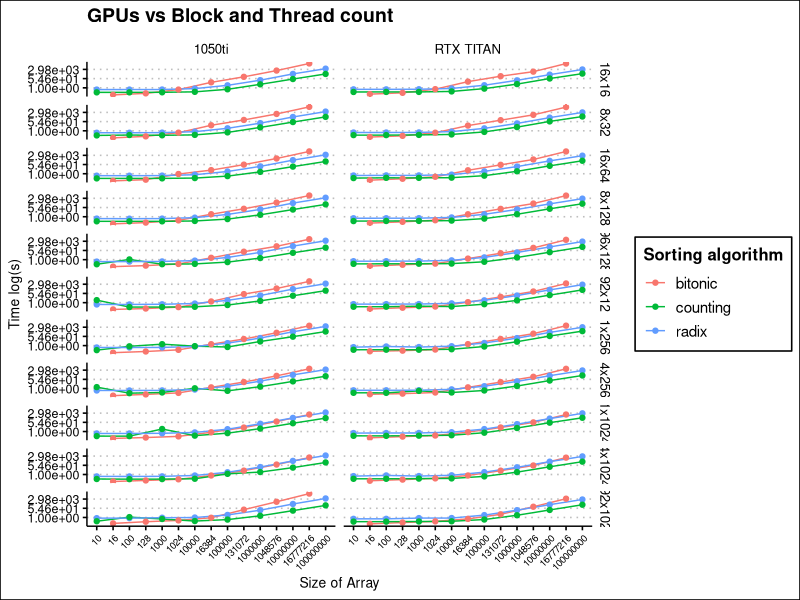
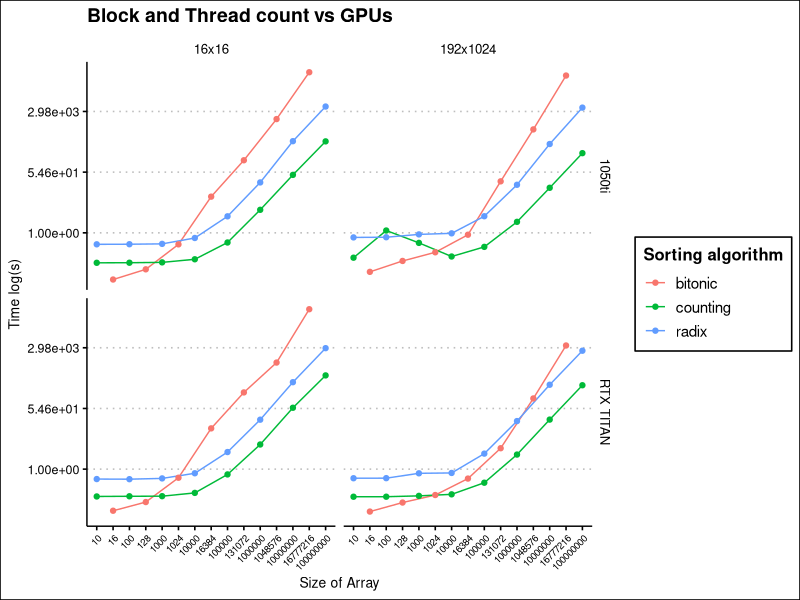
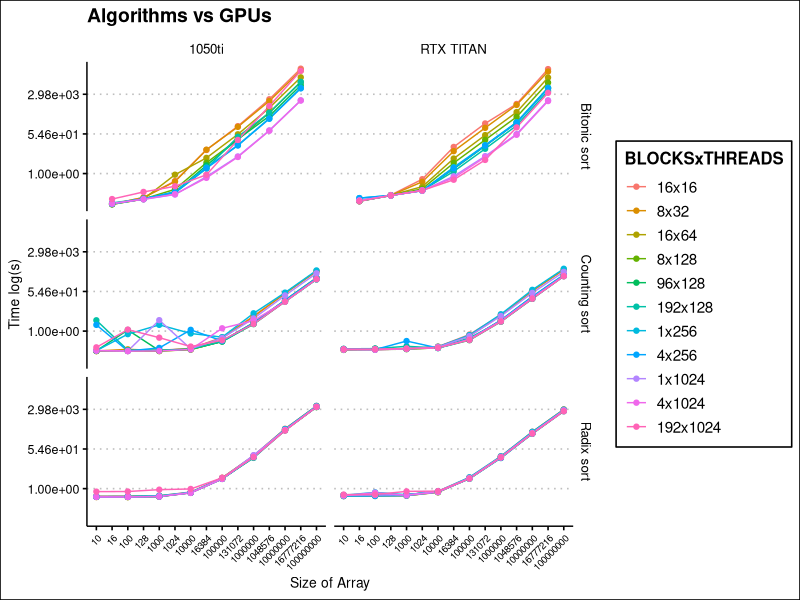
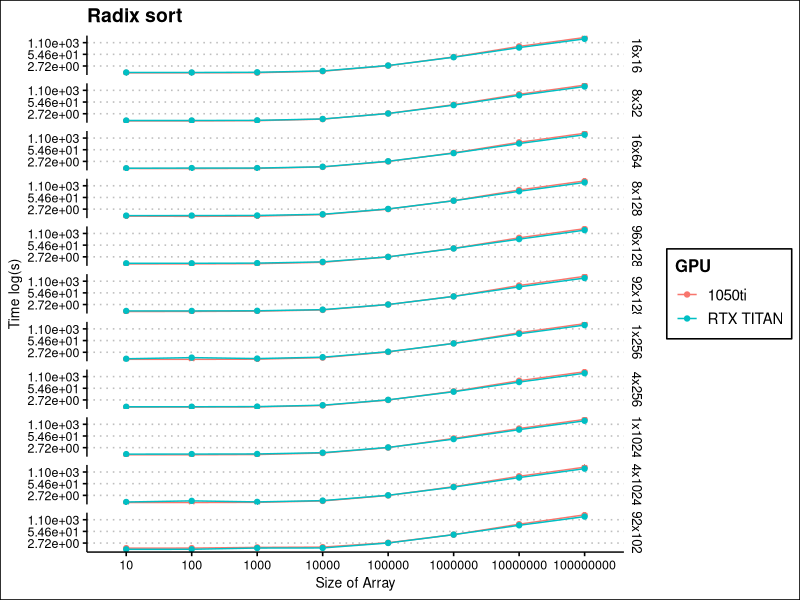
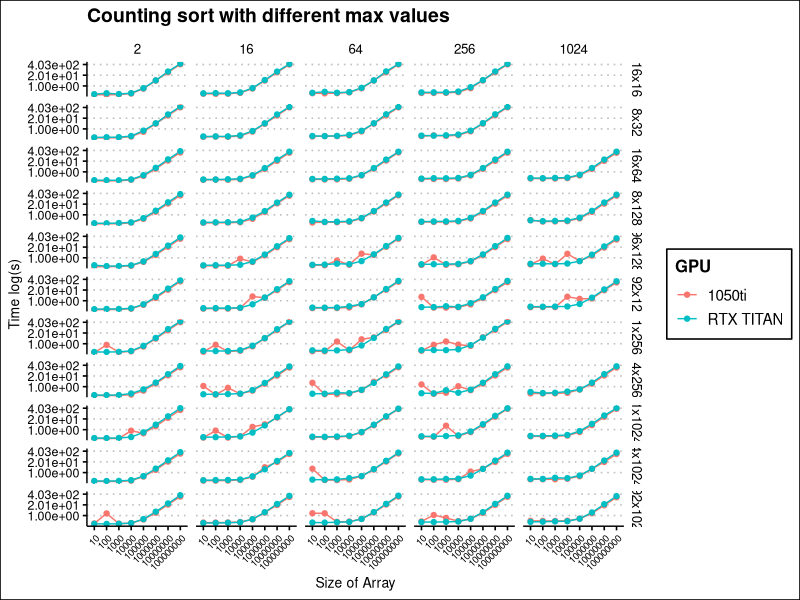
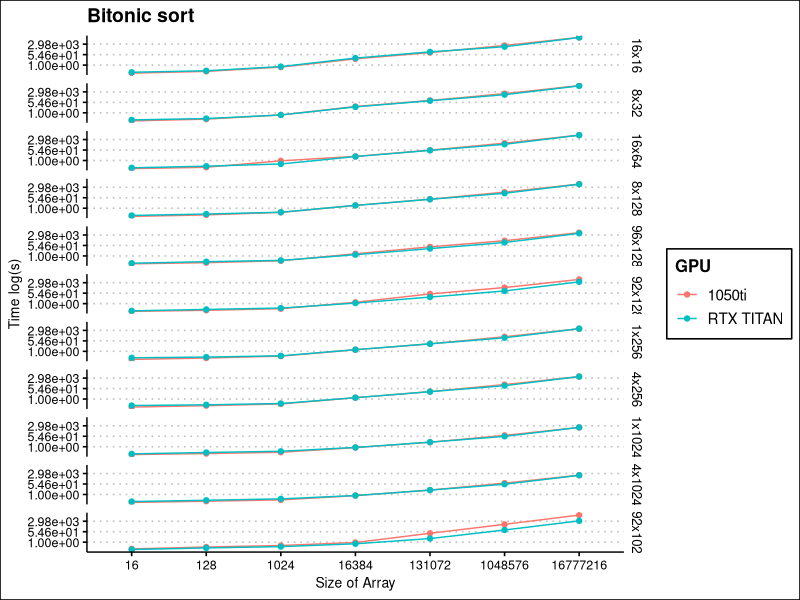
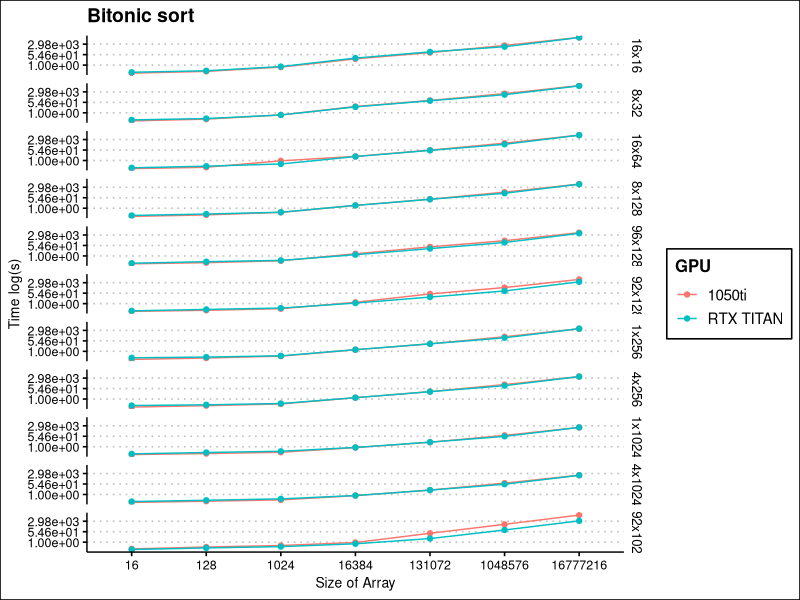

Write R code to recreate these figures, in order.
library(tidyr)
library(ggplot2)
library(ggthemes)
library(tibble)
library(dplyr)
library(patchwork)
library(scales)
library(forcats)

theme_set(theme_clean())
# theme_set(theme_gdocs())

data1 <- read.csv("./results_1.csv", header = TRUE)
data2 <- read.csv("./results_2.csv", header = TRUE)
raw_data <- rbind(data1, data2)

# data <- gather(threads, ) %>%
# data <- gather(data, variable, value, sddm_time, diag_max_time, create_time, b_min_reduce_time) %>%
# data <- pivot_longer(data, c(sddm_time, diag_max_time, create_time, b_min_reduce_time, b_min_critical_time, b_min_tree_time), names_to = "variable", values_to = "value") %>%

# threads <- gather(data, variable, value, sddm_time, diag_max_time, create_time, b_min_reduce_time) %>%
# data <- gather(data, variable, value, limit) %>%
#     select(variable, value, threads)

# data <- data[data$elements > 10000, ]

facet_labs <- c(
    "radix" = "Radix sort",
    "bitonic" = "Bitonic sort",
    "counting" = "Counting sort",
    "1050ti" = "1050ti",
    "RTX TITAN" = "RTX TITAN",
    "16x16" = "16x16",
    "8x32" = "8x32",
    "16x64" = "16x64",
    "8x128" = "8x128",
    "96x128" = "96x128",
    "192x128" = "192x128",
    "1x256" = "1x256",
    "4x256" = "4x256",
    "1x1024" = "1x1024",
    "4x1024" = "4x1024",
    "192x1024" = "192x1024",
    "2" = "2",
    "16" = "16",
    "64" = "64",
    "256" = "256",
    "1024" = "1024"
)

# my_theme <- theme(
#     # legend.position = c(.05, .85),
#     legend.position = "right",
#     legend.key.size = unit(.5, "cm"),
#     legend.text = element_text(size = 7)
# )
# , labeller = as_labeller(facet_labs)

raw_data$method <- factor(raw_data$method)
raw_data$size <- factor(raw_data$size)
raw_data$blocks <- factor(raw_data$blocks)
raw_data$threads <- factor(raw_data$threads)
raw_data$gpu <- factor(raw_data$gpu)
raw_data$block_threads <- with(raw_data, interaction(blocks, threads, sep = "x"))

data1 <- raw_data[raw_data$max_value %in% c(256, -1), ]
data1$max_value <- factor(data1$max_value)


graph_all <- ggplot(data = data1,
                    aes(x = size, y = time, color = method, group = method)) +
    facet_grid(block_threads ~ gpu, labeller = as_labeller(facet_labs)) +
    # facet_grid(gpu ~ block_threads) +
    # geom_smooth(method = "glm") +
    geom_line() +
    geom_point() +
    scale_y_continuous(trans = "log", labels = scientific) +
    theme(axis.text.x = element_text(
        angle = 45,
        vjust = 1,
        hjust = 1,
        size = 7)
    ) +
    labs(y = "Time log(s)", x = "Size of Array",
        color = "Sorting algorithm", title = "GPUs vs Block and Thread count")
    # my_theme +
    # hahaha theme(legend.position = c(0.84, 0.27))

data2 <- raw_data[raw_data$max_value %in% c(256, -1), ]
data2 <- data2[data2$block_threads %in% c("16x16", "192x1024"),]

graph_blocks <- ggplot(data = data2,
                    aes(x = size, y = time, color = method, group = method)) +
    # facet_grid(block_threads ~ gpu) +
    facet_grid(gpu ~ block_threads, labeller = as_labeller(facet_labs)) +
    # geom_smooth(method = "glm") +
    geom_line() +
    geom_point() +
    scale_y_continuous(trans = "log", labels = scientific) +
    theme(axis.text.x = element_text(
        angle = 45,
        vjust = 1,
        hjust = 1,
        size = 7)
    ) +
    labs(y = "Time log(s)", x = "Size of Array",
        color = "Sorting algorithm", title = "Block and Thread count vs GPUs")

data21 <- raw_data[raw_data$max_value %in% c(256, -1), ]
# data21 <- data21[data21$block_threads %in% c("16x16", "192x1024"),]

graph_blocks1 <- ggplot(data = data21,
                    aes(x = size, y = time, color = block_threads, group = block_threads)) +
    # facet_grid(block_threads ~ gpu) +
    facet_grid(method ~ gpu, labeller = as_labeller(facet_labs)) +
    # geom_smooth(method = "glm") +
    geom_line() +
    geom_point() +
    scale_y_continuous(trans = "log", labels = scientific) +
    theme(axis.text.x = element_text(
        angle = 45,
        vjust = 1,
        hjust = 1,
        size = 7)
    ) +
    labs(y = "Time log(s)", x = "Size of Array",
        color = "BLOCKSxTHREADS", title = "Algorithms vs GPUs")

data3 <- raw_data[raw_data$method == "radix", ]

graph_radix <- ggplot(data = data3,
                    aes(x = size, y = time, color = gpu, group = gpu)) +
    # facet_grid(block_threads ~ gpu) +
    facet_grid(block_threads ~ ., labeller = as_labeller(facet_labs)) +
    # geom_smooth(method = "glm") +
    geom_line() +
    geom_point() +
    scale_y_continuous(trans = "log", labels = scientific) +
    labs(y = "Time log(s)", x = "Size of Array",
        color = "GPU", title = "Radix sort")

data4 <- raw_data[raw_data$method == "counting", ]
data4$max_value <- factor(data4$max_value)

graph_counting <- ggplot(data = data4,
                    aes(x = size, y = time, color = gpu, group = gpu)) +
    # facet_grid(block_threads ~ gpu) +
    facet_grid(block_threads ~ max_value, labeller = as_labeller(facet_labs)) +
    # geom_smooth(method = "glm") +
    geom_line() +
    geom_point() +
    scale_y_continuous(trans = "log", labels = scientific) +
    theme(axis.text.x = element_text(
        angle = 45,
        vjust = 1,
        hjust = 1,
        size = 7)
    ) +
    labs(y = "Time log(s)", x = "Size of Array",
        color = "GPU", title = "Counting sort with different max values")

data5 <- raw_data[raw_data$method == "bitonic", ]

graph_bitonic <- ggplot(data = data5,
                    aes(x = size, y = time, color = gpu, group = gpu)) +
    # facet_grid(block_threads ~ gpu) +
    facet_grid(block_threads ~ ., labeller = as_labeller(facet_labs)) +
    # geom_smooth(method = "glm") +
    geom_line() +
    geom_point() +
    scale_y_continuous(trans = "log", labels = scientific) +
    labs(y = "Time log(s)", x = "Size of Array",
        color = "GPU", title = "Bitonic sort")

pdf <- FALSE

if (pdf)
    pdf("graphs.pdf", width = 10, height = 10)
print(graph_all)
print(graph_blocks)
print(graph_blocks1)
print(graph_radix)
print(graph_counting)
print(graph_bitonic)
print(graph_bitonic)
if (pdf)
    dev.off()
